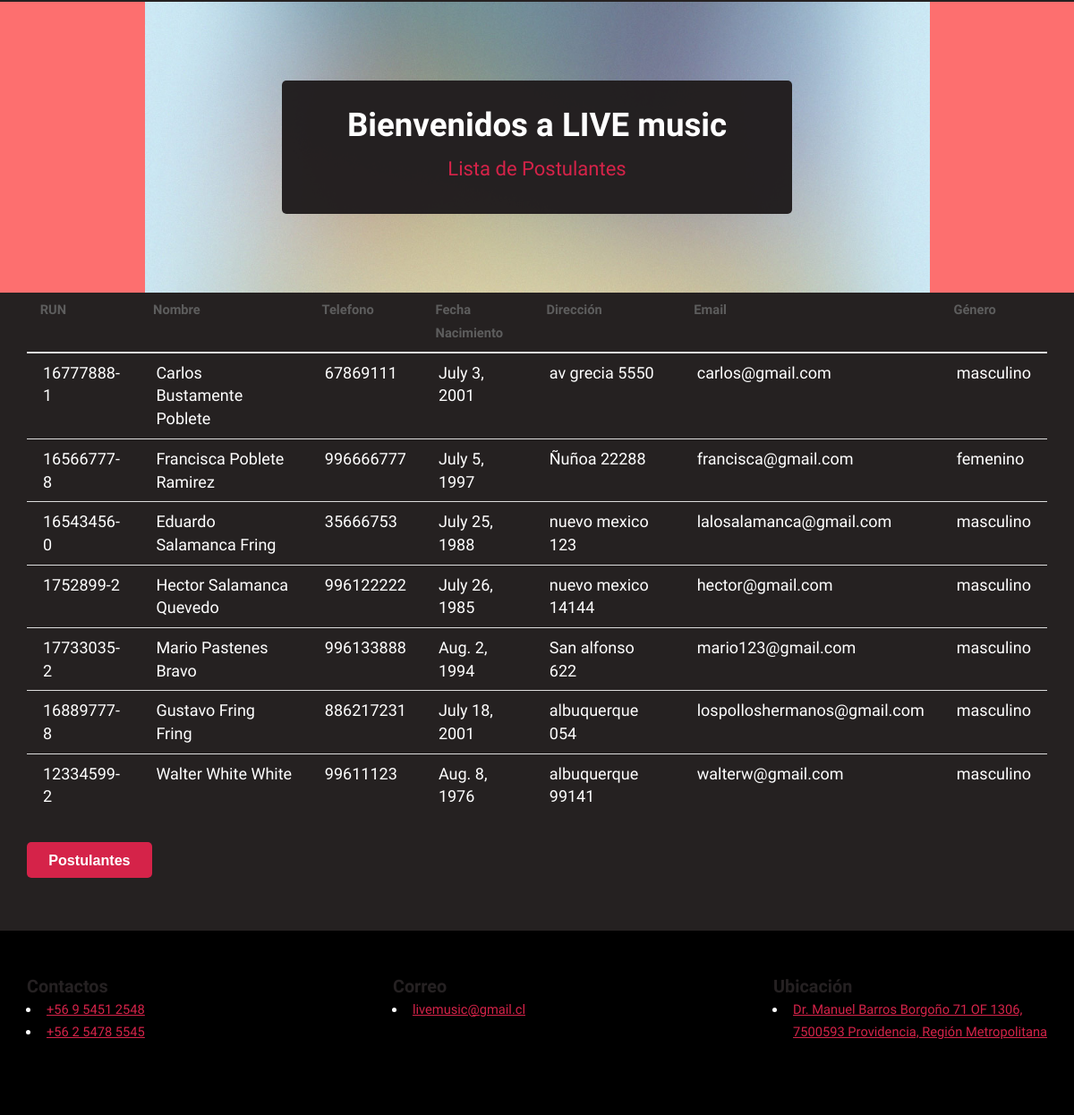
The app's page /listadoSQL (lower part), older data.
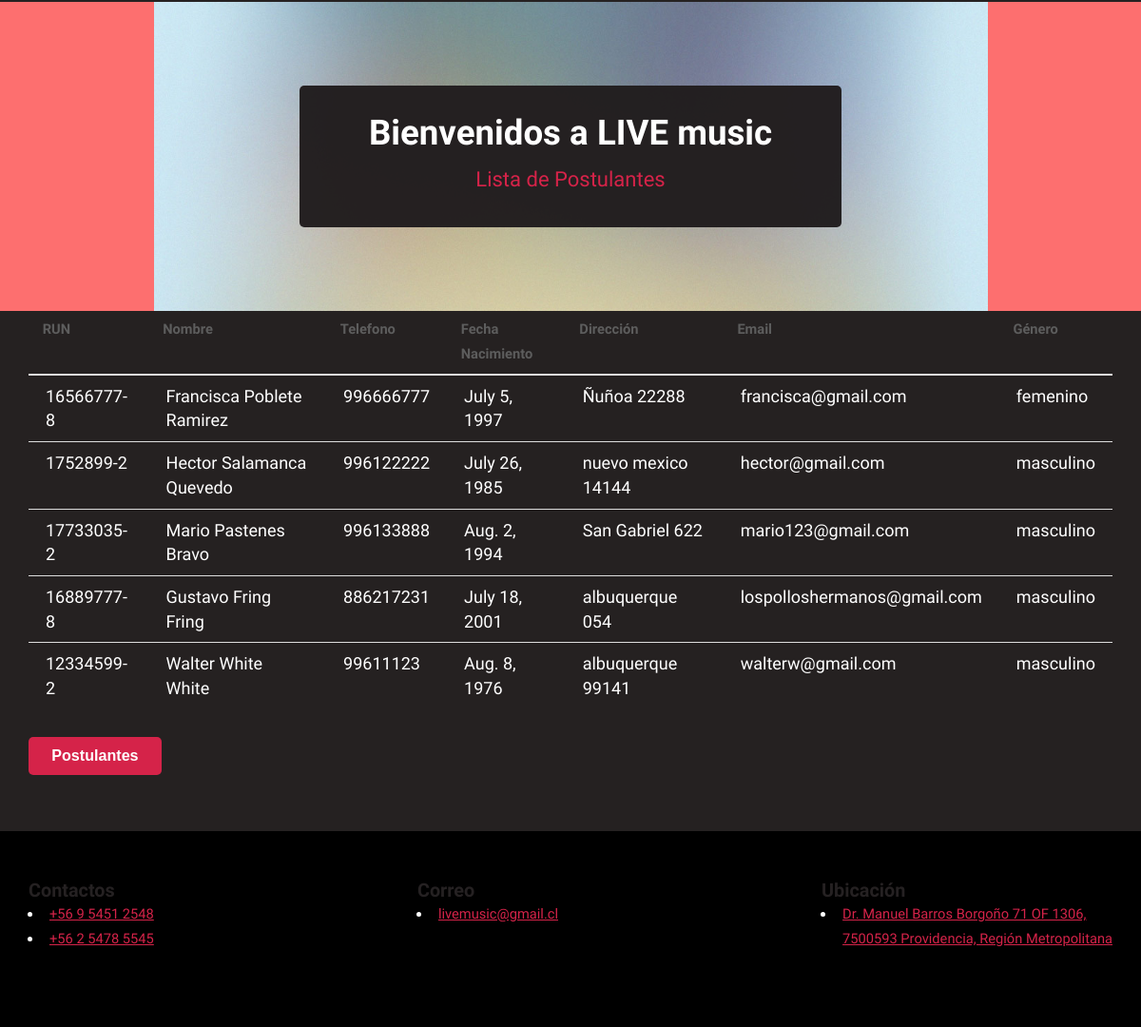
The same page, newer data.
### demo/models.py (models this page shows, shortened)
class Postulante(models.Model):
    rut              = models.CharField(primary_key=True, max_length=10)
    nombre           = models.CharField(max_length=20)
    apellido_paterno = models.CharField(max_length=20)
    apellido_materno = models.CharField(max_length=20)
    fecha_nacimiento = models.DateField(blank=False, null=False)
    id_genero        = models.ForeignKey('Genero',on_delete=models.CASCADE, db_column='idGenero')
    telefono         = models.CharField(max_length=45)
    email            = models.EmailField(unique=True, max_length=100, blank=True, null=True)
    direccion        = models.CharField(max_length=50, blank=True, null=True)
    activo           = models.IntegerField()
    def __str__(self):
        return str(self.nombre)+" "+str(self.apellido_paterno)

class Genero(models.Model):
    id_genero  = models.AutoField(db_column='idGenero', primary_key=True)
    genero     = models.CharField(max_length=20, blank=False, null=False)

### demo/views.py (the view)
# urls.py: path('listadoSQL', views.listadoSQL, name='listadoSQL'),
def listadoSQL(request):
    demo = Postulante.objects.all()
    print(demo)
    context={"demo": demo}
    return render(request, 'demo/listadoSQL.html', context)

### demo/templates/demo/listadoSQL.html (shortened to what this page needs)
{% extends "demo/base.html" %}
{%block content %}
          <section id="banner">
            <header>
                <h2>Bienvenidos a LIVE music</h2>
                <p> Lista de Postulantes</p>
            </header>
        </section>
  <section >
        <div class="container" >
            <table class="table table-striped table-dark">
                      {%if demo%}
              <thead>
                <tr>
                  <th scope="col">RUN</th>
                  <th scope="col">Nombre</th>
                  <th scope="col">Telefono</th>
                  <th scope="col">Fecha Nacimiento</th>
                  <th scope="col">Dirección</th>
                  <th scope="col">Email</th>
                  <th scope="col">Género</th>
                </tr>
              </thead>
              <tbody>
                  {% for postulante in demo %}
                  <tr>
                      <td>{{postulante.rut}}</td>
                      <td>{{postulante.nombre}} {{postulante.apellido_paterno}} {{postulante.apellido_materno}}</td>
                      <td>{{postulante.telefono}}</td>
                      <td>{{postulante.fecha_nacimiento}}</td>
                      <td>{{postulante.direccion}}</td>
                      <td>{{postulante.email}}</td>
                      <td>{{postulante.id_genero.genero}}</td>
                  </tr>
                  {% endfor %}
              {% endif %}
              </tbody>
            </table>
            <a href="{% url 'crud'%}">
              <button class ="btn btn-info">Postulantes</button>
              <br><br>
              </a>
  </section>
    {%endblock%}

Row changes from the older to the newer data that the page shows:
removed Postulante: rut "16777888-1", nombre "Carlos", apellido_paterno "Bustamente", apellido_materno "Poblete", telefono "67869111", fecha_nacimiento "July 3, 2001", direccion "av grecia 5550", email "carlos@gmail.com", id_genero.genero "masculino"
removed Postulante: rut "16543456-0", nombre "Eduardo", apellido_paterno "Salamanca", apellido_materno "Fring", telefono "35666753", fecha_nacimiento "July 25, 1988", direccion "nuevo mexico 123", email "lalosalamanca@gmail.com", id_genero.genero "masculino"
changed Postulante "Mario": direccion "San alfonso 622" → "San Gabriel 622"
